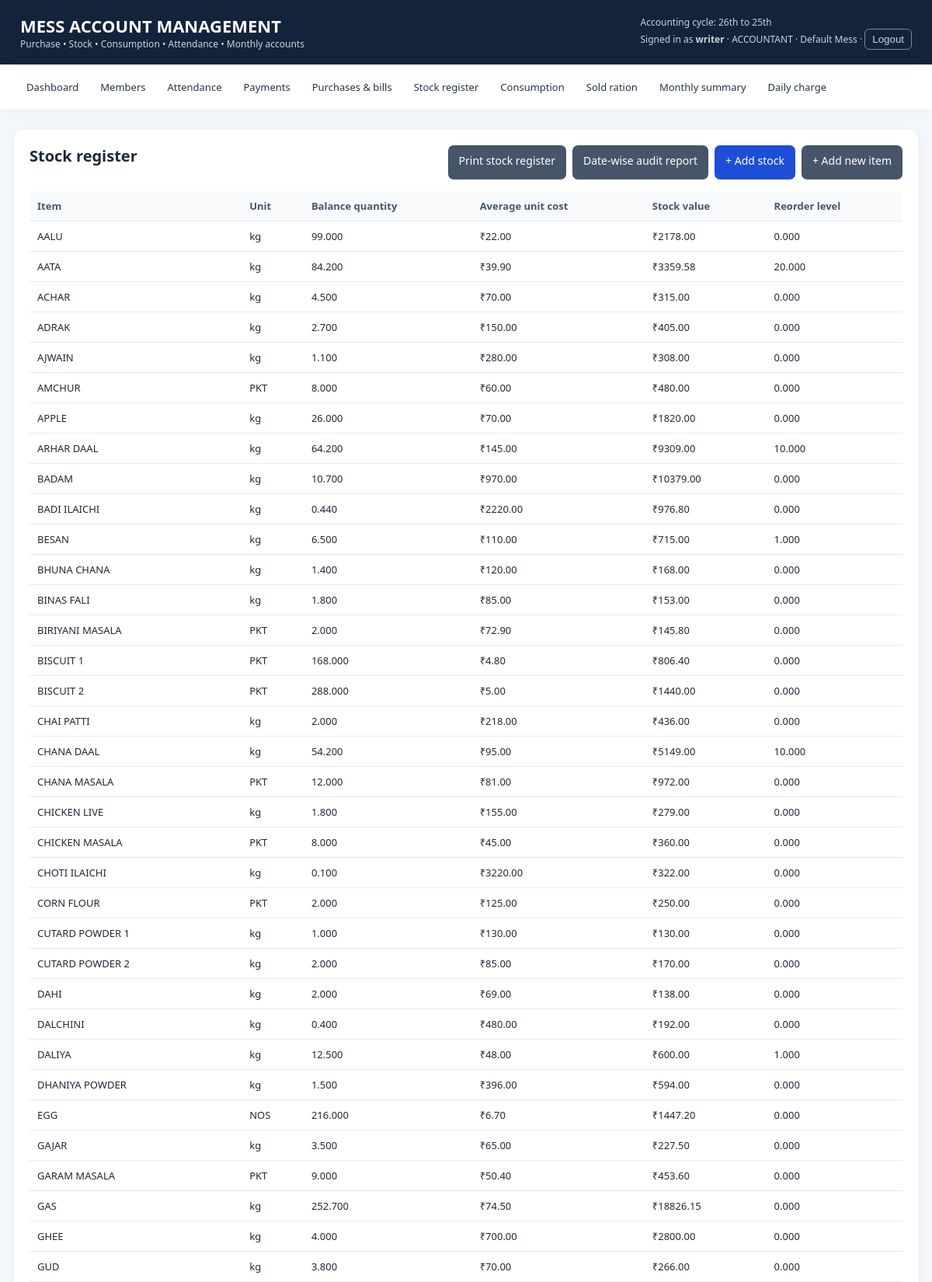
The page /stock/ (signed in, upper part) on the database its author committed.
### mess/models.py (models this page shows, shortened)
class UserMessAccess(models.Model):
    CO = "CO"
    OC = "OC"
    ACCOUNTANT = "ACCOUNTANT"
    ROLE_CHOICES = [
        (CO, "Commanding Officer (CO) – dashboards of assigned messes"),
        (OC, "Officer Commanding (OC) – dashboard of one assigned mess"),
        (ACCOUNTANT, "Accountant – full access to one assigned mess"),
    ]
    user = models.ForeignKey(settings.AUTH_USER_MODEL, on_delete=models.CASCADE, related_name="mess_accesses")
    mess = models.ForeignKey(Mess, on_delete=models.CASCADE, related_name="user_accesses")
    role = models.CharField(max_length=20, choices=ROLE_CHOICES)
    class Meta:
        constraints = [models.UniqueConstraint(fields=["user", "mess"], name="uniq_user_mess_access")]
        ordering = ["user__username", "mess__name"]

class Mess(models.Model):
    name = models.CharField(max_length=150, unique=True)
    code = models.CharField(max_length=30, unique=True, blank=True)
    address = models.TextField(blank=True)
    is_active = models.BooleanField(default=True)
    created_at = models.DateTimeField(auto_now_add=True)

class TenantModel(models.Model):
    mess = models.ForeignKey(Mess, on_delete=models.PROTECT, related_name="%(class)s_records")
    objects = TenantManager()
    all_objects = models.Manager()
    class Meta:
        abstract = True

class StockItem(TenantModel):
    name = models.CharField(max_length=150)
    unit = models.CharField(max_length=30, default="kg")
    quantity = models.DecimalField(max_digits=12, decimal_places=3, default=0)
    average_unit_cost = models.DecimalField(max_digits=12, decimal_places=2, default=0)
    reorder_level = models.DecimalField(max_digits=12, decimal_places=3, default=0)
    @property
    def stock_value(self): return (self.quantity or Decimal('0')) * (self.average_unit_cost or Decimal('0'))
    class Meta:
        ordering = ["name"]
        constraints = [models.UniqueConstraint(fields=["mess", "name"], name="uniq_stock_name_per_mess")]

### mess/views.py (the view)
# urls.py: path("stock/", login_required(views.stock), name="stock"), path("stock/print/", login_required(views.stock_print), name="stock_print"), path("stock/audit/", login_required(views.stock_audit), name="st
def stock(request):
    items=StockItem.objects.all()
    additions=StockAddition.objects.select_related("item")[:30]
    return render(request,"mess/stock.html",{"items":items,"additions":additions,"total":sum((i.stock_value for i in items),Decimal("0"))})

### mess/models.py (called while the page is built)
def set_tenant_context(scope, active_mess_id=None):
    return (_tenant_scope.set(scope), _active_mess_id.set(active_mess_id))

def reset_tenant_context(tokens):
    _tenant_scope.reset(tokens[0])
    _active_mess_id.reset(tokens[1])

    def get_queryset(self):
        qs = super().get_queryset()
        scope = _tenant_scope.get()
        if scope is not None:
            return qs.filter(mess_id__in=scope)
        return qs

### mess/templates/mess/stock.html (shortened to what this page needs)
{% extends 'mess/base.html' %}{% block content %}<div class="panel"><div class="actions"><h2 style="margin-right:auto">Stock register</h2><a class="btn secondary no-print" href="{% url 'stock_print' %}" target="_blank">Print stock register</a><a class="btn secondary no-print" href="{% url 'stock_audit' %}">Date-wise audit report</a><a class="btn" href="{% url 'stock_add_quantity' %}">+ Add stock</a><a class="btn secondary" href="{% url 'stock_add' %}">+ Add new item</a></div><div class="table-wrap"><table><tr><th>Item</th><th>Unit</th><th>Balance quantity</th><th>Average unit cost</th><th>Stock value</th><th>Reorder level</th></tr>{% for i in items %}<tr><td>{{ i.name }}</td><td>{{ i.unit }}</td><td>{{ i.quantity }}</td><td>₹{{ i.average_unit_cost|floatformat:2 }}</td><td>₹{{ i.stock_value|floatformat:2 }}</td><td>{{ i.reorder_level }}</td></tr>{% empty %}<tr><td colspan="6">No stock items recorded.</td></tr>{% endfor %}</table></div></div>{% endblock %}

### mess/templates/mess/base.html (shortened to what this page needs)
<!doctype html><html lang="en"><head><meta charset="utf-8"><meta name="viewport" content="width=device-width, initial-scale=1"><title>{% block title %}Mess Accounts{% endblock %}</title></head><body><header><div><h1>MESS ACCOUNT MANAGEMENT</h1><div class="sub">Purchase • Stock • Consumption • Attendance • Monthly accounts</div></div><div class="sub">Accounting cycle: 26th to 25th<br>{% if request.user.is_authenticated %}Signed in as <strong>{{ request.user.username }}</strong>{% if request.mess_role %} · {{ request.mess_role }}{% endif %}{% if request.active_mess %} · {{ request.active_mess.name }}{% endif %} · <form method="post" action="{% url 'logout' %}" style="display:inline">{% csrf_token %}<button type="submit" style="background:transparent;color:white;border:1px solid #94a3b8;border-radius:6px;padding:5px 9px;cursor:pointer">Logout</button></form>{% endif %}</div></header><nav><a href="/">Dashboard</a>{% if request.mess_role == "ACCOUNTANT" or request.mess_role == "SUPERUSER" %}<a href="/members/">Members</a><a href="/attendance/">Attendance</a><a href="/payments/">Payments</a><a href="/purchases/">Purchases & bills</a><a href="/stock/">Stock register</a><a href="/consumption/">Consumption</a><a href="/sold-ration/">Sold ration</a><a href="/summary/">Monthly summary</a><a href="/settings/">Daily charge</a>{% endif %}{% if request.user.is_superuser %}<a href="/admin/">Admin / User mapping</a>{% endif %}</nav>
<main>{% if messages %}<ul class="messages">{% for message in messages %}<li>{{ message }}</li>{% endfor %}</ul>{% endif %}{% block content %}{% endblock %}</main></body></html>

### mess/templates/mess/base.html (style rules this page uses)
:root { --navy:#13233b;--blue:#1d4ed8;--bg:#f3f6fb;--text:#1f2937 }
* { box-sizing:border-box }
body { margin:0;font-family:Segoe UI,Arial,sans-serif;background:var(--bg);color:var(--text) }
header { background:var(--navy);color:white;padding:18px 26px;display:flex;justify-content:space-between;align-items:center;gap:12px;flex-wrap:wrap }
header h1 { margin:0;font-size:22px }
.sub { font-size:12px;opacity:.8 }
nav { background:#fff;padding:12px 24px;display:flex;gap:8px;flex-wrap:wrap;box-shadow:0 2px 8px #0000000a }
nav a { color:#243449;text-decoration:none;padding:8px 10px;border-radius:7px;font-size:13px }
main { max-width:1200px;margin:26px auto;padding:0 18px }
.panel,.metric { background:white;border-radius:12px;padding:20px;box-shadow:0 3px 14px #12233b0a;margin-bottom:18px }
h2 { margin-top:0;font-size:20px }
table { border-collapse:collapse;width:100%;background:#fff }
th,td { text-align:left;padding:10px;border-bottom:1px solid #e5eaf1;font-size:13px }
th { background:#f8fafc;color:#475569 }
.table-wrap { overflow:auto }
.btn { display:inline-block;background:var(--blue);color:white;border:0;border-radius:7px;padding:10px 14px;text-decoration:none;cursor:pointer;font-size:14px }
.btn.secondary { background:#475569 }
.actions { display:flex;gap:8px;flex-wrap:wrap;margin-bottom:15px }

### rows shown on the page
UserMessAccess: mess_role "ACCOUNTANT"
Mess: active_mess.name "Default Mess"
StockItem: name "AALU", unit "kg", quantity "99.000", average_unit_cost "22.00", stock_value "2178.00", reorder_level "0.000"
StockItem: name "AATA", unit "kg", quantity "84.200", average_unit_cost "39.90", stock_value "3359.58", reorder_level "20.000"
StockItem: name "ACHAR", unit "kg", quantity "4.500", average_unit_cost "70.00", stock_value "315.00", reorder_level "0.000"
StockItem: name "ADRAK", unit "kg", quantity "2.700", average_unit_cost "150.00", stock_value "405.00", reorder_level "0.000"
StockItem: name "AJWAIN", unit "kg", quantity "1.100", average_unit_cost "280.00", stock_value "308.00", reorder_level "0.000"
StockItem: name "AMCHUR", unit "PKT", quantity "8.000", average_unit_cost "60.00", stock_value "480.00", reorder_level "0.000"
StockItem: name "APPLE", unit "kg", quantity "26.000", average_unit_cost "70.00", stock_value "1820.00", reorder_level "0.000"
StockItem: name "ARHAR DAAL", unit "kg", quantity "64.200", average_unit_cost "145.00", stock_value "9309.00", reorder_level "10.000"
StockItem: name "BADAM", unit "kg", quantity "10.700", average_unit_cost "970.00", stock_value "10379.00", reorder_level "0.000"
StockItem: name "BADI ILAICHI", unit "kg", quantity "0.440", average_unit_cost "2220.00", stock_value "976.80", reorder_level "0.000"
StockItem: name "BESAN", unit "kg", quantity "6.500", average_unit_cost "110.00", stock_value "715.00", reorder_level "1.000"
StockItem: name "BHUNA CHANA", unit "kg", quantity "1.400", average_unit_cost "120.00", stock_value "168.00", reorder_level "0.000"
StockItem: name "BINAS FALI", unit "kg", quantity "1.800", average_unit_cost "85.00", stock_value "153.00", reorder_level "0.000"
StockItem: name "BIRIYANI MASALA", unit "PKT", quantity "2.000", average_unit_cost "72.90", stock_value "145.80", reorder_level "0.000"
StockItem: name "BISCUIT 1", unit "PKT", quantity "168.000", average_unit_cost "4.80", stock_value "806.40", reorder_level "0.000"
StockItem: name "BISCUIT 2", unit "PKT", quantity "288.000", average_unit_cost "5.00", stock_value "1440.00", reorder_level "0.000"
StockItem: name "CHAI PATTI", unit "kg", quantity "2.000", average_unit_cost "218.00", stock_value "436.00", reorder_level "0.000"
StockItem: name "CHANA DAAL", unit "kg", quantity "54.200", average_unit_cost "95.00", stock_value "5149.00", reorder_level "10.000"
StockItem: name "CHANA MASALA", unit "PKT", quantity "12.000", average_unit_cost "81.00", stock_value "972.00", reorder_level "0.000"
StockItem: name "CHICKEN LIVE", unit "kg", quantity "1.800", average_unit_cost "155.00", stock_value "279.00", reorder_level "0.000"
StockItem: name "CHICKEN MASALA", unit "PKT", quantity "8.000", average_unit_cost "45.00", stock_value "360.00", reorder_level "0.000"
StockItem: name "CHOTI ILAICHI", unit "kg", quantity "0.100", average_unit_cost "3220.00", stock_value "322.00", reorder_level "0.000"
StockItem: name "CORN FLOUR", unit "PKT", quantity "2.000", average_unit_cost "125.00", stock_value "250.00", reorder_level "0.000"
StockItem: name "CUTARD POWDER 1", unit "kg", quantity "1.000", average_unit_cost "130.00", stock_value "130.00", reorder_level "0.000"
StockItem: name "CUTARD POWDER 2", unit "kg", quantity "2.000", average_unit_cost "85.00", stock_value "170.00", reorder_level "0.000"
StockItem: name "DAHI", unit "kg", quantity "2.000", average_unit_cost "69.00", stock_value "138.00", reorder_level "0.000"
StockItem: name "DALCHINI", unit "kg", quantity "0.400", average_unit_cost "480.00", stock_value "192.00", reorder_level "0.000"
StockItem: name "DALIYA", unit "kg", quantity "12.500", average_unit_cost "48.00", stock_value "600.00", reorder_level "1.000"
StockItem: name "DHANIYA POWDER", unit "kg", quantity "1.500", average_unit_cost "396.00", stock_value "594.00", reorder_level "0.000"
StockItem: name "EGG", unit "NOS", quantity "216.000", average_unit_cost "6.70", stock_value "1447.20", reorder_level "0.000"
StockItem: name "GAJAR", unit "kg", quantity "3.500", average_unit_cost "65.00", stock_value "227.50", reorder_level "0.000"
StockItem: name "GARAM MASALA", unit "PKT", quantity "9.000", average_unit_cost "50.40", stock_value "453.60", reorder_level "0.000"
StockItem: name "GAS", unit "kg", quantity "252.700", average_unit_cost "74.50", stock_value "18826.15", reorder_level "0.000"
StockItem: name "GHEE", unit "kg", quantity "4.000", average_unit_cost "700.00", stock_value "2800.00", reorder_level "0.000"
StockItem: name "GUD", unit "kg", quantity "3.800", average_unit_cost "70.00", stock_value "266.00", reorder_level "0.000"

### other values the page prints
{{ request.user.username }} "writer"
